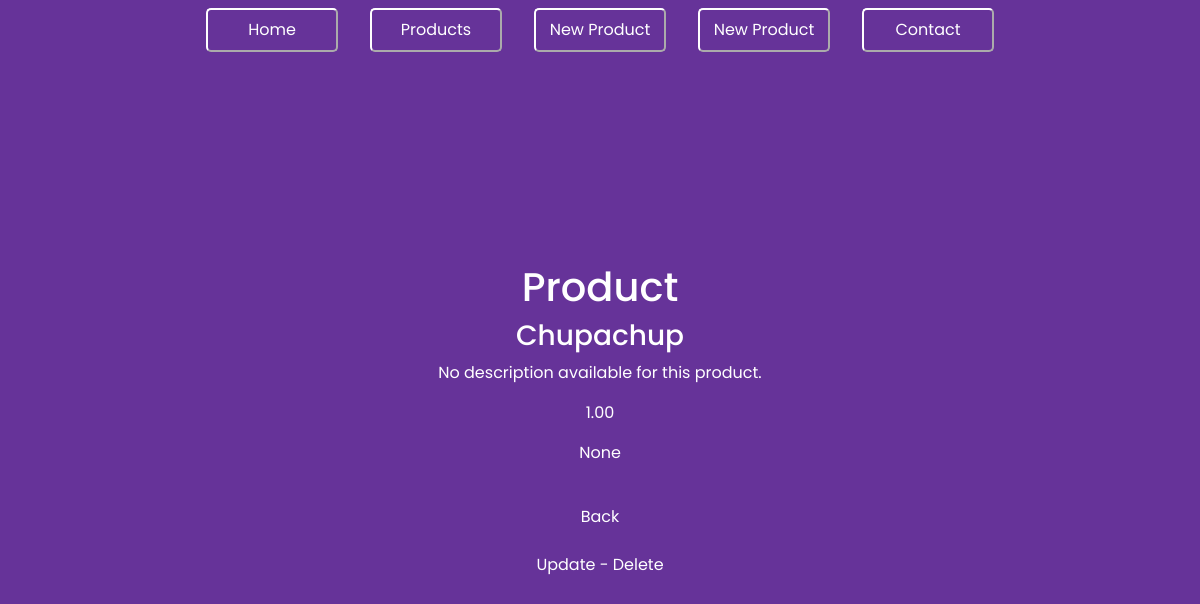
The app's page /products/2 with its own data.
### products/models.py (models this page shows)
class Product(models.Model):
    title = models.CharField(max_length=120)
    description = models.TextField(default='No description available for this product.')
    price = models.DecimalField(max_digits=10, decimal_places=2)
    summary = models.TextField(blank=True, null=True)
    featured = models.BooleanField(default=False)
    def get_absolute_url(self):
        return reverse("products:products-detail", kwargs={"product_id": self.id})

### products/views.py (the view)
# urls.py: path('<int:product_id>', products_detail, name='products-detail'),
def products_detail(request, product_id, *args, **kwargs):
    context = {
        "product": Product.objects.get(id=product_id)
    }
    return render(request, "product/detail.html", context)

### products/templates/product/detail.html (shortened to what this page needs)
{% extends 'base.html' %}
{% block content %}
    <h1>Product</h1>
    <h3>{{ product.title }}</h3>
    <p>{{ product.description }}</p>
    <p>{{ product.price }}</p>
    <p>{% if product.summary != '' %}{{ product.summary }}{% else %}No summary.{% endif %}</p>
    <br>
    <a href="/products">Back</a>
    <br>
    <div>
        <a href="{{ product.get_absolute_url }}/update/">Update</a>
        -
        <form id="del-form" action="{{ product.get_absolute_url }}/delete/" method="post">
            <a id="del" onclick="this.closest('form').submit()">Delete</a>
        </form>
    </div>
{% endblock %}

### templates/static/css/style.css (style rules this page uses)
* { font-family: "Poppins", sans-serif; margin: 0; background-color: rebeccapurple; color: white; }
a { color: white; text-decoration: none; }
#del-form { display: inline-block }
form { text-align: center; }
::placeholder, textarea { color: white; opacity: 1; }

### records on screen
Product: title "Chupachup", description "No description available for this product.", price "1.00", summary "None"
